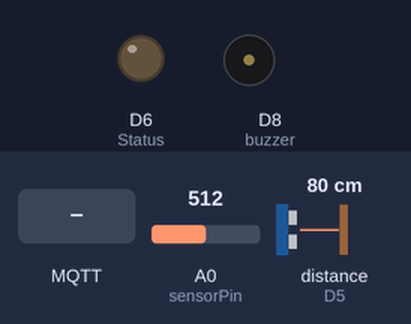
This sketch was run on a simulated ESP8266 (NodeMCU). Shown: output pins drawn as LEDs (lit = HIGH), buzzer (waves = sounding, pin HIGH). Wiring (inferred from the names in the program): ultrasonic range finder: trigger D4; echo D5. Inputs (shaded band) come from the test bench; at power-on: distance to the obstacle (sensor on D5) 80 cm, A0 (sensorPin) = 512. The echo pulse lasts 58.3 µs per cm; WiFi joins after 1.5 s; servers stay silent unless stated; random numbers use the default seed unless the sketch sets one; no MQTT or app messages arrive unless stated; pins used as bus, display or sensor lines are not drawn; what the sketch prints to the serial monitor is not drawn.

Above: at 2.7 s.
2.8 s: distance to the obstacle (sensor on D5) set to 7 cm
4.7 s: distance to the obstacle (sensor on D5) set to 4 cm
At 5.63 s:
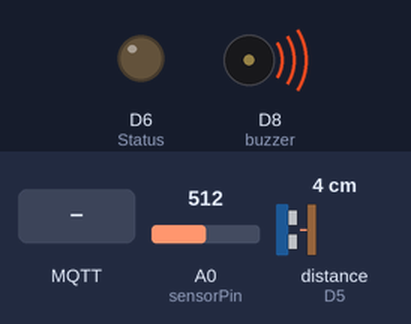
8.8 s: MQTT message "1" arrives on the first subscribed topic
At 9.7 s:
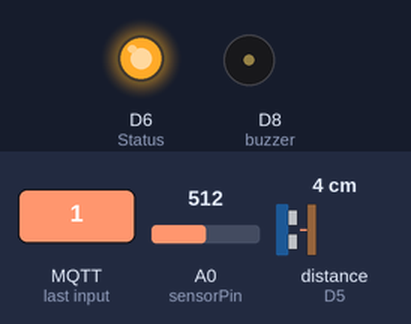
12.5 s: MQTT message "0" arrives on the first subscribed topic
At 16.4 s:
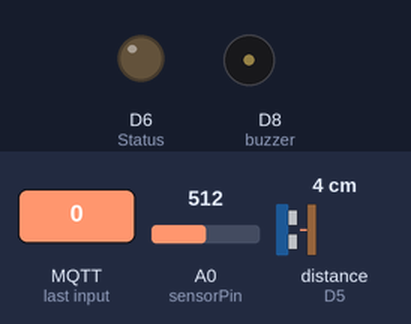
16.6 s: distance to the obstacle (sensor on D5) set to 9 cm
Timing chart, 0 to 19.6 s (numbered marks = the images above; inputs shaded):
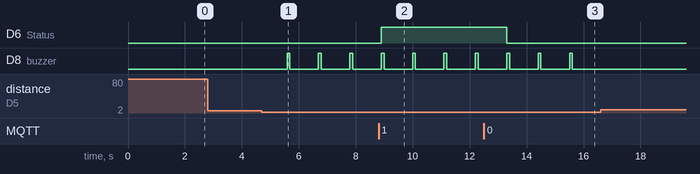

The sketch:

smart_street_light..ino
```cpp
#include <ESP8266WiFi.h>
#include <PubSubClient.h>

// Update these with values suitable for your network.

const char* ssid = "tobby";
const char* password = "ahmad121";
const char* mqtt_server = "91.121.93.94";  // test.mosquitto.org

WiFiClient espClient;
PubSubClient client(espClient);
unsigned long lastMsg = 0;
#define MSG_BUFFER_SIZE  (50)
char msg[MSG_BUFFER_SIZE];
char manual_light;
int Status = D6;  // Digital pin D6
int sensor = D7;  // Digital pin D7
const int trigPin = D4;
const int echoPin = D5;
const int buzzer = D8;
short sensorPin = A0;
long duration;
int distance;
int light=1;
 double Temp;
char msg_out[20];
char msg1[20];
void setup_wifi() {

  delay(10);
  // We start by connecting to a WiFi network
  Serial.println();
  Serial.print("Connecting to ");
  Serial.println(ssid);

  WiFi.mode(WIFI_STA);
  WiFi.begin(ssid, password);

  while (WiFi.status() != WL_CONNECTED) {
    delay(500);
    Serial.print(".");
  }

  randomSeed(micros());

  Serial.println("");
  Serial.println("WiFi connected");
  Serial.println("IP address: ");
  Serial.println(WiFi.localIP());
}

void callback(char* topic, byte* payload, unsigned int length) {
  Serial.print("Message arrived [");
  Serial.print(topic);
  Serial.print("] ");
  for (int i = 0; i < length; i++) {
    Serial.print((char)payload[i]);
  }
  Serial.println();
if ((char)payload[0] == '2') {
  manual_light = '0';
  }
  if ((char)payload[0] == '3') {
  manual_light = '1';
  }
  // Switch on the LED if an 1 was received as first character
  if ((char)payload[0] == '0') {
    digitalWrite(Status, LOW);
    light=0;
          sprintf(msg_out, "%d",light);
 client.publish("test/light", msg_out );
  } if ((char)payload[0] == '1') {
    digitalWrite(Status, HIGH);
    light=1;
          sprintf(msg_out, "%d",light);
 client.publish("test/light", msg_out );
  }

}

void reconnect() {
  // Loop until we're reconnected
  while (!client.connected()) {
    Serial.print("Attempting MQTT connection...");
    // Create a random client ID
    String clientId = "ESP8266Client-";
    clientId += String(random(0xffff), HEX);
    // Attempt to connect
    if (client.connect(clientId.c_str())) {
      Serial.println("connected");
      // Once connected, publish an announcement...
      client.publish("device/temp", "MQTT Server is Connected");
      // ... and resubscribe
      client.subscribe("device/led");
    } else {
      Serial.print("failed, rc=");
      Serial.print(client.state());
      Serial.println(" try again in 5 seconds");
      // Wait 5 seconds before retrying
      delay(5000);
    }
  }
}
double Thermistor(int RawADC) {

    Temp = log(10000.0*((1024.0/RawADC-1)));
    Temp = 1 / (0.001129148 + (0.000234125 + (0.0000000876741 * Temp * Temp ))* Temp );
    Temp = Temp - 273.15;            // Convert Kelvin to Celcius
    return Temp;
}

void data(){
    if(manual_light == '0')
  {

  long state = digitalRead(sensor);
    if(state == HIGH) {
      digitalWrite (Status, HIGH);
      Serial.println("Motion detected!");
      delay(1000);
      light=1;
      sprintf(msg_out, "%d",light);
 client.publish("test/light", msg_out );
    }
    else {
      digitalWrite (Status, LOW);
      Serial.println("Motion absent!");
      delay(1000);
      light=0;
      sprintf(msg_out, "%d",light);
 client.publish("test/light", msg_out );
      }
  }

// Clears the trigPin
digitalWrite(trigPin, LOW);
delayMicroseconds(2);

// Sets the trigPin on HIGH state for 10 micro seconds
digitalWrite(trigPin, HIGH);
delayMicroseconds(10);
digitalWrite(trigPin, LOW);

// Reads the echoPin, returns the sound wave travel time in microseconds
duration = pulseIn(echoPin, HIGH);

// Calculating the distance
distance= duration*0.034/2;

if(distance<5)
{
digitalWrite(buzzer, HIGH);
delay(100);
digitalWrite(buzzer, LOW);
  }
    snprintf (msg, MSG_BUFFER_SIZE, "%d", distance);

    client.publish("device/event", msg);
  }

void setup() {
  pinMode(BUILTIN_LED, OUTPUT);     // Initialize the BUILTIN_LED pin as an output
  Serial.begin(115200);
  setup_wifi();
  client.setServer(mqtt_server, 1883);
  client.setCallback(callback);
  pinMode(sensor, INPUT);   // declare sensor as input
  pinMode(Status, OUTPUT);  // declare LED as output
  pinMode(trigPin, OUTPUT); // Sets the trigPin as an Output
pinMode(echoPin, INPUT); // Sets the echoPin as an Input
pinMode(buzzer,OUTPUT);
}

void loop() {

  if (!client.connected()) {
    reconnect();
  }
  client.loop();
   sprintf(msg_out, "%d",light);
 client.publish("test/light", msg_out );
 data();
   int readVal=analogRead(sensorPin);
     char temp = Thermistor(readVal);
      sprintf(msg1, "%d",temp);
 client.publish("test/Temp", msg1);
    delay(1000);
  }
```

Measured:
- the behaviour switches between 6 and 5 cm on distance to the obstacle (sensor on D5) (found by bisection; images 0 and 1)
- after the input at 2.8 s, every drawn part: stays the same
- after the input at 4.7 s, D8 (buzzer): alternates HIGH for 0.10 s and LOW for 1.0 s, starting after 0.89 s
- after the input at 8.8 s, D6 (Status): LOW → HIGH after 0.09 s
- after the input at 12.5 s, D6 (Status): HIGH → LOW after 0.80 s
- after the input at 16.6 s, every drawn part: stays the same
